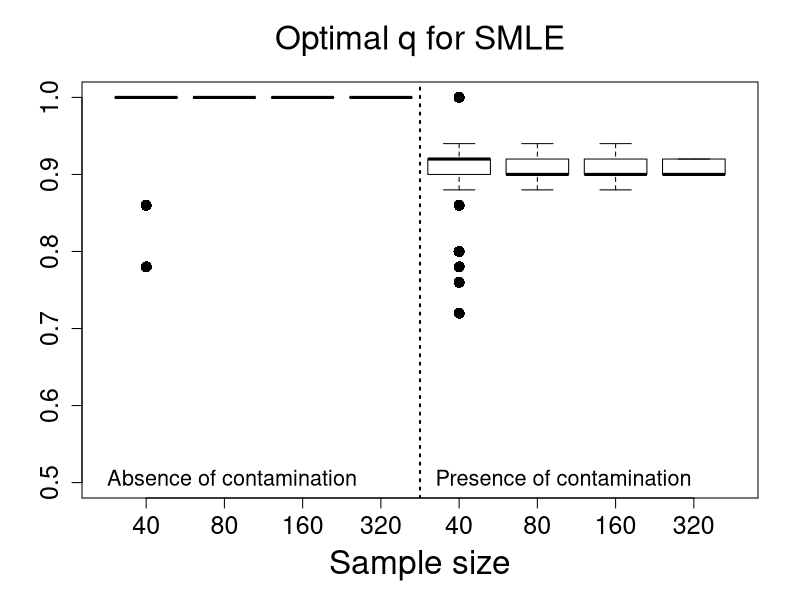
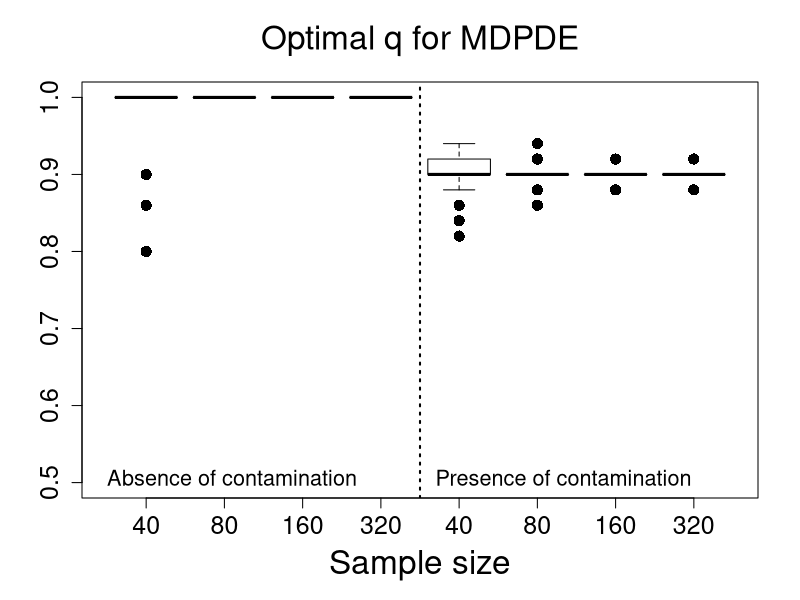

R code for these plots, in order:
#***********************Optimal tuning values***************#
rm(list=ls())

data40 <- read.table("Qoptimal_Scenario1_n40.txt", h=T)
data80 <- read.table("Qoptimal_Scenario1_n80.txt", h=T)
data160 <- read.table("Qoptimal_Scenario1_n160.txt", h=T)
data320 <- read.table("Qoptimal_Scenario1_n320.txt", h=T)

SMLE_n40 <-  data40$qoptimal_SMLE;     SMLEC_n40 <-   data40$qoptimal_SMLE_C
MDPDE_n40 <- data40$qoptimal_MDPDE;    MDPDEC_n40 <-  data40$qoptimal_MDPDE_C
SMLE_n80 <-  data80$qoptimal_SMLE;     SMLEC_n80 <-   data80$qoptimal_SMLE_C
MDPDE_n80 <- data80$qoptimal_MDPDE;    MDPDEC_n80 <-  data80$qoptimal_MDPDE_C
SMLE_n160 <- data160$qoptimal_SMLE;    SMLEC_n160 <-  data160$qoptimal_SMLE_C
MDPDE_n160 <-data160$qoptimal_MDPDE;   MDPDEC_n160 <- data160$qoptimal_MDPDE_C
SMLE_n320 <- data320$qoptimal_SMLE;    SMLEC_n320 <-  data320$qoptimal_SMLE_C
MDPDE_n320 <-data320$qoptimal_MDPDE;   MDPDEC_n320 <- data320$qoptimal_MDPDE_C

#==================================================================
#==================================================================

par(mfrow=c(1,1))
boxplot(SMLE_n40,SMLE_n80,SMLE_n160,SMLE_n320,SMLEC_n40,SMLEC_n80,SMLEC_n160,SMLEC_n320
,main=expression( paste("Optimal ", q, " for SMLE")),
xlab="Sample size",ylab="",names=c(40,80, 160, 320,40,80, 160, 320),outline=T,
ylim=c(0.5,1.0), cex=1.5,cex.lab=2.0,cex.axis=1.5,cex.main=2.0, pch=16, col = NULL)
#abline(1.0,0,col=2,lty=2,lwd=2)
abline(v=4.5,lty=3,lwd=2)
legend(0.0,0.54,"Absence of contamination",bty="n",cex=1.3)
legend(4.2,0.54,"Presence of contamination",bty="n",cex=1.3)

boxplot(MDPDE_n40,MDPDE_n80,MDPDE_n160,MDPDE_n320,MDPDEC_n40,MDPDEC_n80,MDPDEC_n160,MDPDEC_n320,
main=expression( paste("Optimal ", q, " for MDPDE")),
xlab="Sample size",ylab="",names=c(40,80, 160, 320,40,80, 160, 320),outline=T,
ylim=c(0.5,1.0), cex=1.5,cex.lab=2.0,cex.axis=1.5,cex.main=2.0, pch=16, col = NULL)
abline(v=4.5,lty=3,lwd=2)
legend(0.0,0.54,"Absence of contamination",bty="n",cex=1.3)
legend(4.2,0.54,"Presence of contamination",bty="n",cex=1.3)







